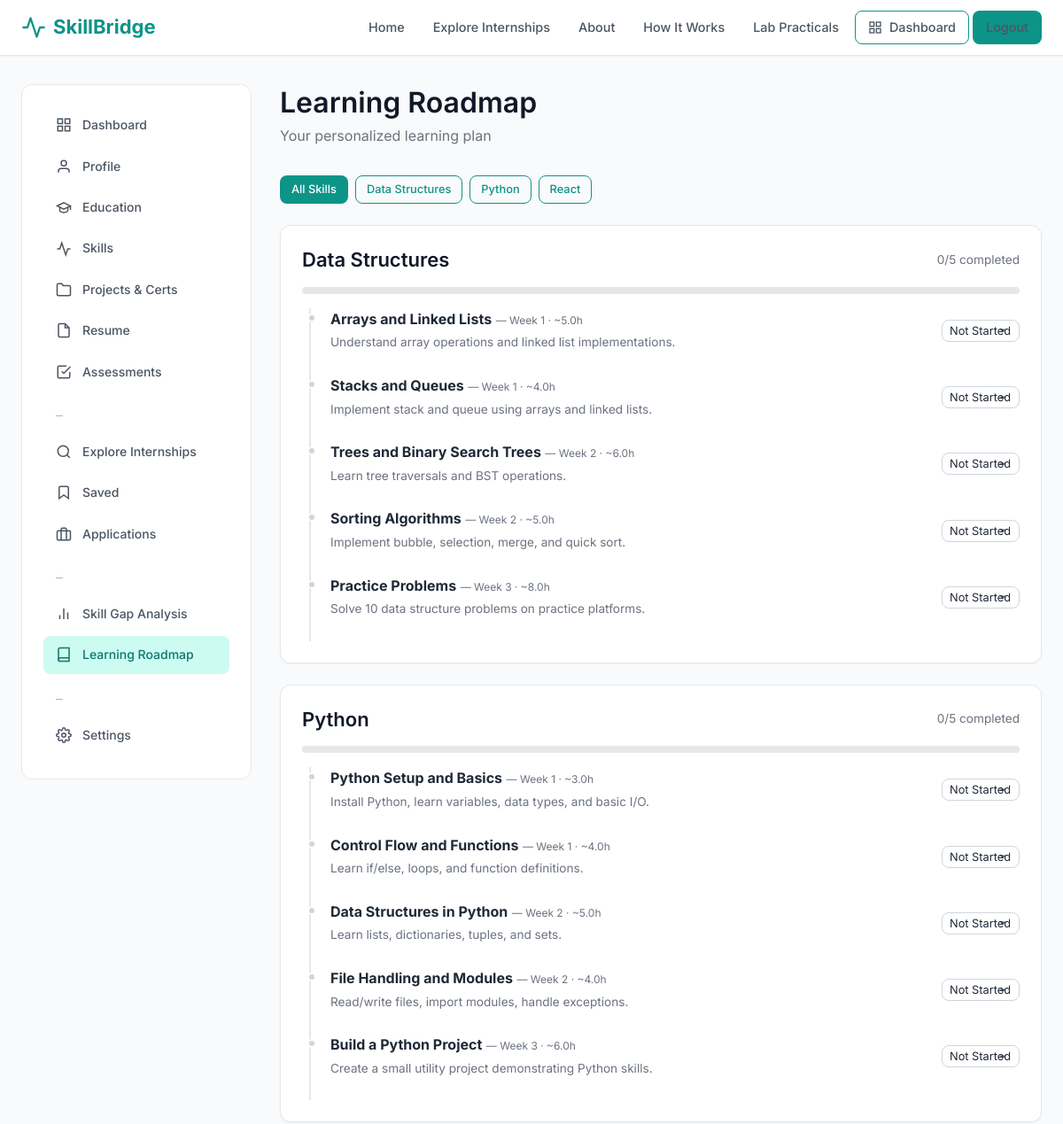
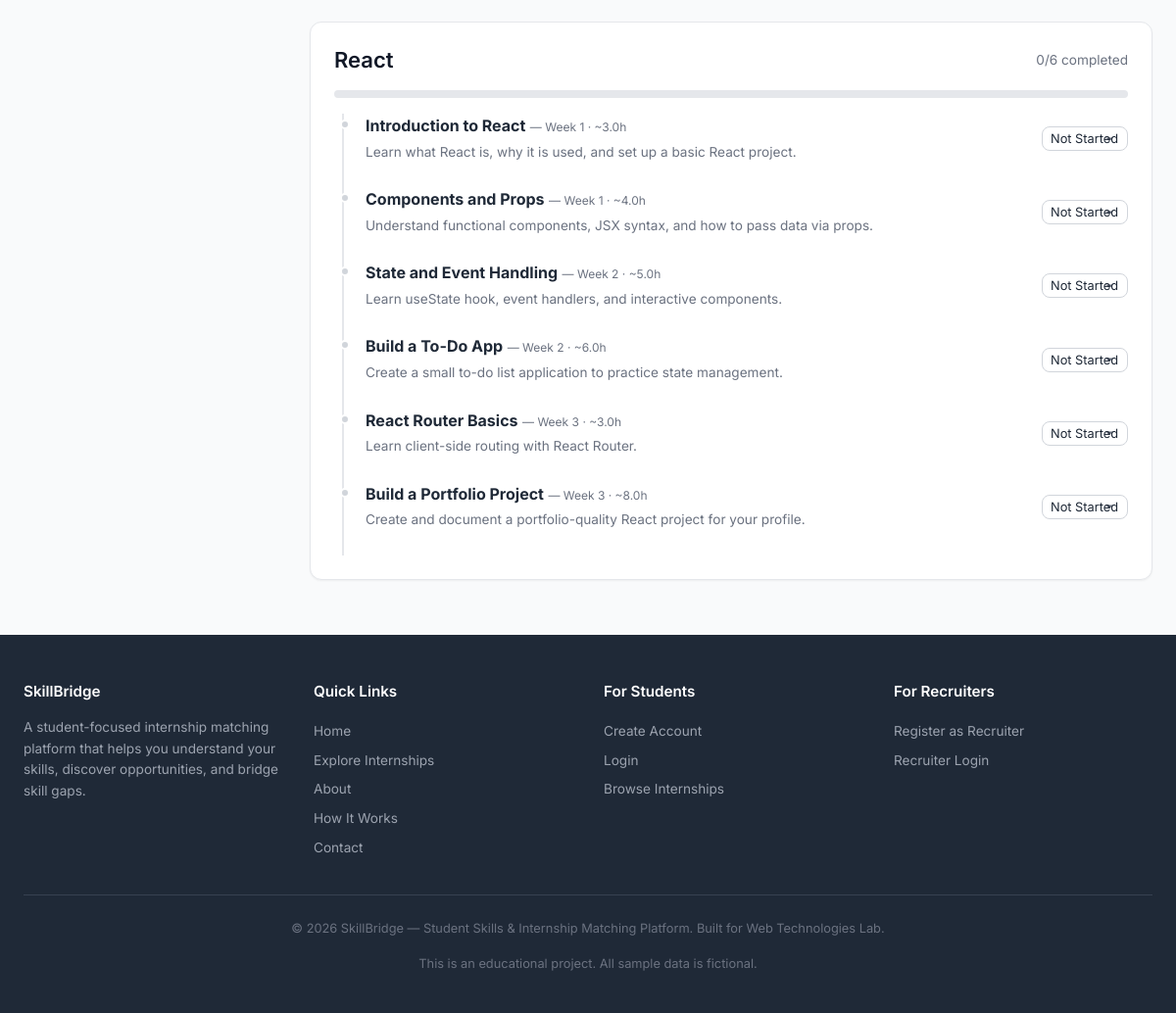
The app's page /student/learning-roadmap.php (signed in) with its own data (2 pictures, top to bottom).
### tables this page shows
CREATE TABLE learning_tasks (
    id INT AUTO_INCREMENT PRIMARY KEY,
    skill_id INT NOT NULL,
    title VARCHAR(200) NOT NULL,
    description TEXT DEFAULT NULL,
    week_number INT DEFAULT 1,
    task_order INT DEFAULT 1,
    resource_url VARCHAR(255) DEFAULT NULL,
    estimated_hours DECIMAL(4,1) DEFAULT NULL,
    created_at TIMESTAMP DEFAULT CURRENT_TIMESTAMP,
    FOREIGN KEY (skill_id) REFERENCES skills(id) ON DELETE CASCADE,
    INDEX idx_skill (skill_id)
);

### includes/functions.php (called while the page is built, shortened)
<?php
function e(?string $str): string {
    return htmlspecialchars($str ?? '', ENT_QUOTES, 'UTF-8');
}
function cleanInput(?string $str): string {
    return trim(strip_tags($str));
}

### student/learning-roadmap.php (the view, shortened to what this page needs)
<?php
require_once __DIR__.'/../config/database.php';require_once __DIR__.'/../includes/auth.php';require_once __DIR__.'/../includes/csrf.php';require_once __DIR__.'/../includes/functions.php';
requireRole('student');$db=getDB();$profileId=getStudentProfileId($db);
$skillFilter=cleanInput($_GET['skill']??'');
$where='1=1';$params=[];
$stmt=$db->prepare("SELECT lt.*, s.name AS skill_name, COALESCE(slp.status,'not_started') AS progress_status FROM learning_tasks lt JOIN skills s ON s.id=lt.skill_id LEFT JOIN student_learning_progress slp ON slp.learning_task_id=lt.id AND slp.student_profile_id=? WHERE $where ORDER BY s.name, lt.week_number, lt.task_order");
array_unshift($params,$profileId);$stmt->execute($params);$tasks=$stmt->fetchAll();
$grouped=[];foreach($tasks as $t)$grouped[$t['skill_name']][]=$t;
$availableSkills=$db->query('SELECT DISTINCT s.name FROM learning_tasks lt JOIN skills s ON s.id=lt.skill_id ORDER BY s.name')->fetchAll(PDO::FETCH_COLUMN);
include __DIR__.'/../includes/header.php';
?>
<div class="main-content"><div class="container"><div class="dashboard-layout"><?php include __DIR__.'/sidebar.php'; ?>
<div>
<div class="page-header"><h1>Learning Roadmap</h1><p><?php echo $skillFilter?"Roadmap for: $skillFilter":'Your personalized learning plan'; ?></p></div>
<div class="d-flex gap-1 flex-wrap mb-3">
<a href="/wtproject/student/learning-roadmap.php" class="btn btn-sm <?php echo !$skillFilter?'btn-primary':'btn-outline'; ?>">All Skills</a>
<?php foreach($availableSkills as $s): ?>
<a href="/wtproject/student/learning-roadmap.php?skill=<?php echo urlencode($s); ?>" class="btn btn-sm <?php echo $skillFilter===$s?'btn-primary':'btn-outline'; ?>"><?php echo e($s); ?></a>
<?php endforeach; ?>
</div>
<?php if(empty($grouped)): ?>
<div class="card"><div class="empty-state"><h3>No learning tasks available</h3><p>Check your skill gap analysis to find skills to learn.</p></div></div>
<?php else: foreach($grouped as $skillName=>$skillTasks):
    $total=count($skillTasks);$completed=count(array_filter($skillTasks,fn($t)=>$t['progress_status']==='completed'));
    $pct=$total>0?round(($completed/$total)*100):0;
?>
<div class="card mb-3">
    <div class="d-flex justify-between align-center mb-2">
        <h3 class="mb-0"><?php echo e($skillName); ?></h3>
        <span class="text-sm text-muted"><?php echo $completed; ?>/<?php echo $total; ?> completed</span>
    </div>
    <div class="progress-bar-container mb-2"><div class="progress-bar green" style="width:<?php echo $pct; ?>%"></div></div>
    <div class="timeline">
    <?php foreach($skillTasks as $t):$statusCls=$t['progress_status']==='completed'?'completed':($t['progress_status']==='in_progress'?'in-progress':''); ?>
    <div class="timeline-item <?php echo $statusCls; ?>">
        <div class="d-flex justify-between align-center">
            <div>
                <strong><?php echo e($t['title']); ?></strong>
                <span class="text-xs text-muted"> — Week <?php echo $t['week_number']; ?><?php echo $t['estimated_hours']?' · ~'.$t['estimated_hours'].'h':''; ?></span>
                <br><span class="text-sm text-muted"><?php echo e($t['description']); ?></span>
            </div>
            <form method="POST" class="d-flex gap-1" style="flex-shrink:0;">
                <select name="status" class="form-control" style="width:auto;padding:0.25rem 0.5rem;font-size:0.8rem;" onchange="this.form.submit()">
                    <?php foreach(['not_started'=>'Not Started','in_progress'=>'In Progress','completed'=>'Completed'] as $v=>$l): ?>
                    <option value="<?php echo $v; ?>" <?php echo $t['progress_status']===$v?'selected':''; ?>><?php echo $l; ?></option>
                    <?php endforeach; ?>
                </select>
            </form>
        </div>
    </div>
    <?php endforeach; ?>
    </div>
</div>
<?php endforeach; endif; ?>
</div></div></div></div>
<?php include __DIR__.'/../includes/footer.php'; ?>

### assets/css/style.css (style rules this page uses)
:root { --primary: #0d9488; --primary-dark: #0f766e; --primary-light: #ccfbf1; --secondary: #4f46e5; --secondary-light: #e0e7ff; --accent: #f59e0b; --success: #10b981; --danger: #ef4444; --warning: #f59e0b; --info: #3b82f6; --purple: #8b5cf6; --gray-50: #f9fafb; --gray-100: #f3f4f6; --gray-200: #e5e7eb; --gray-300: #d1d5db; --gray-400: #9ca3af; --gray-500: #6b7280; --gray-600: #4b5563; --gray-700: #374151; --gray-800: #1f2937; --gray-900: #111827; --white: #ffffff; --font-sans: 'Inter', -apple-system, BlinkMacSystemFont, 'Segoe UI', Roboto, sans-serif; --font-mono: 'Fira Code', 'Consolas', monospace; --shadow-sm: 0 1px 2px 0 rgba(0,0,0,0.05); --shadow: 0 1px 3px 0 rgba(0,0,0,0.1), 0 1px 2px -1px rgba(0,0,0,0.1); --shadow-md: 0 4px 6px -1px rgba(0,0,0,0.1), 0 2px 4px -2px rgba(0,0,0,0.1); --shadow-lg: 0 10px 15px -3px rgba(0,0,0,0.1), 0 4px 6px -4px rgba(0,0,0,0.1); --radius: 8px; --radius-lg: 12px; --transition: all 0.2s ease; }
*, *::before, *::after { margin: 0; padding: 0; box-sizing: border-box; }
html { scroll-behavior: smooth; font-size: 16px; }
body { font-family: var(--font-sans); color: var(--gray-800); background-color: var(--gray-50); line-height: 1.6; min-height: 100vh; display: flex; flex-direction: column; }
a { color: var(--primary); text-decoration: none; transition: var(--transition); }
h1, h2, h3, h4, h5, h6 { color: var(--gray-900); font-weight: 600; line-height: 1.3; margin-bottom: 0.5em; }
h1 { font-size: 2rem; }
h3 { font-size: 1.375rem; }
p { margin-bottom: 1rem; }
.container { width: 100%; max-width: 1200px; margin: 0 auto; padding: 0 1.5rem; }
.main-content { flex: 1; padding: 2rem 0; }
.btn { display: inline-flex; align-items: center; gap: 0.5rem; padding: 0.625rem 1.25rem; border: 1px solid transparent; border-radius: var(--radius); font-size: 0.9rem; font-weight: 500; cursor: pointer; transition: var(--transition); text-align: center; text-decoration: none; line-height: 1.4; font-family: inherit; }
.btn-primary { background: var(--primary); color: var(--white); }
.btn-outline { background: transparent; color: var(--primary); border-color: var(--primary); }
.btn-sm { padding: 0.375rem 0.75rem; font-size: 0.8rem; }
.card { background: var(--white); border: 1px solid var(--gray-200); border-radius: var(--radius-lg); padding: 1.5rem; box-shadow: var(--shadow-sm); transition: var(--transition); }
.form-control { width: 100%; padding: 0.625rem 0.875rem; border: 1px solid var(--gray-300); border-radius: var(--radius); font-size: 0.9rem; font-family: inherit; color: var(--gray-800); background: var(--white); transition: var(--transition); }
.form-control::placeholder { color: var(--gray-400); }
select.form-control { appearance: none; background-repeat: no-repeat; background-position: right 0.75rem center; padding-right: 2.5rem; }
.progress-bar-container { background: var(--gray-200); border-radius: 9999px; height: 8px; overflow: hidden; width: 100%; }
.dashboard-layout { display: grid; grid-template-columns: 260px 1fr; gap: 2rem; min-height: calc(100vh - 140px); }
.sidebar-nav a svg { width: 18px; height: 18px; flex-shrink: 0; }
.page-header { margin-bottom: 2rem; }
.page-header h1 { margin-bottom: 0.25rem; }
.page-header p { color: var(--gray-500); margin-bottom: 0; }
.text-muted { color: var(--gray-500); }
.text-sm { font-size: 0.85rem; }
.text-xs { font-size: 0.75rem; }
.mb-0 { margin-bottom: 0; }
.mb-2 { margin-bottom: 1rem; }
.mb-3 { margin-bottom: 1.5rem; }
.d-flex { display: flex; }
.flex-wrap { flex-wrap: wrap; }
.align-center { align-items: center; }
.justify-between { justify-content: space-between; }
.gap-1 { gap: 0.5rem; }
.timeline { position: relative; padding-left: 2rem; }
.timeline::before { content: ''; position: absolute; left: 0.5rem; top: 0; bottom: 0; width: 2px; background: var(--gray-200); }
.timeline-item { position: relative; padding-bottom: 1.5rem; }
.timeline-item::before { content: ''; position: absolute; left: -1.625rem; top: 0.375rem; width: 10px; height: 10px; border-radius: 50%; background: var(--gray-300); border: 2px solid var(--white); }

### records on screen
learning_tasks: skillName "Data Structures", completed "0", total "5", title "Arrays and Linked Lists", week_number "1", estimated_hours "5.0", description "Understand array operations and linked list implementations."
learning_tasks: title "Stacks and Queues", week_number "1", estimated_hours "4.0", description "Implement stack and queue using arrays and linked lists."
learning_tasks: title "Trees and Binary Search Trees", week_number "2", estimated_hours "6.0", description "Learn tree traversals and BST operations."
learning_tasks: title "Sorting Algorithms", week_number "2", estimated_hours "5.0", description "Implement bubble, selection, merge, and quick sort."
learning_tasks: title "Practice Problems", week_number "3", estimated_hours "8.0", description "Solve 10 data structure problems on practice platforms."
learning_tasks: skillName "Python", completed "0", total "5", title "Python Setup and Basics", week_number "1", estimated_hours "3.0", description "Install Python, learn variables, data types, and basic I/O."
learning_tasks: title "Control Flow and Functions", week_number "1", estimated_hours "4.0", description "Learn if/else, loops, and function definitions."
learning_tasks: title "Data Structures in Python", week_number "2", estimated_hours "5.0", description "Learn lists, dictionaries, tuples, and sets."
learning_tasks: title "File Handling and Modules", week_number "2", estimated_hours "4.0", description "Read/write files, import modules, handle exceptions."
learning_tasks: title "Build a Python Project", week_number "3", estimated_hours "6.0", description "Create a small utility project demonstrating Python skills."
learning_tasks: skillName "React", completed "0", total "6", title "Introduction to React", week_number "1", estimated_hours "3.0", description "Learn what React is, why it is used, and set up a basic React project."
learning_tasks: title "Components and Props", week_number "1", estimated_hours "4.0", description "Understand functional components, JSX syntax, and how to pass data via props."
learning_tasks: title "State and Event Handling", week_number "2", estimated_hours "5.0", description "Learn useState hook, event handlers, and interactive components."
learning_tasks: title "Build a To-Do App", week_number "2", estimated_hours "6.0", description "Create a small to-do list application to practice state management."
learning_tasks: title "React Router Basics", week_number "3", estimated_hours "3.0", description "Learn client-side routing with React Router."
learning_tasks: title "Build a Portfolio Project", week_number "3", estimated_hours "8.0", description "Create and document a portfolio-quality React project for your profile."

### other values on screen
$link[1] "Dashboard"
$link[1] "Profile"
$link[1] "Education"
$link[1] "Skills"
$link[1] "Projects & Certs"
$link[1] "Resume"
$link[1] "Assessments"
$link[1] "Explore Internships"
$link[1] "Saved"
$link[1] "Applications"
$link[1] "Skill Gap Analysis"
$link[1] "Learning Roadmap"
$link[1] "Settings"
$s "Data Structures"
$s "Python"
